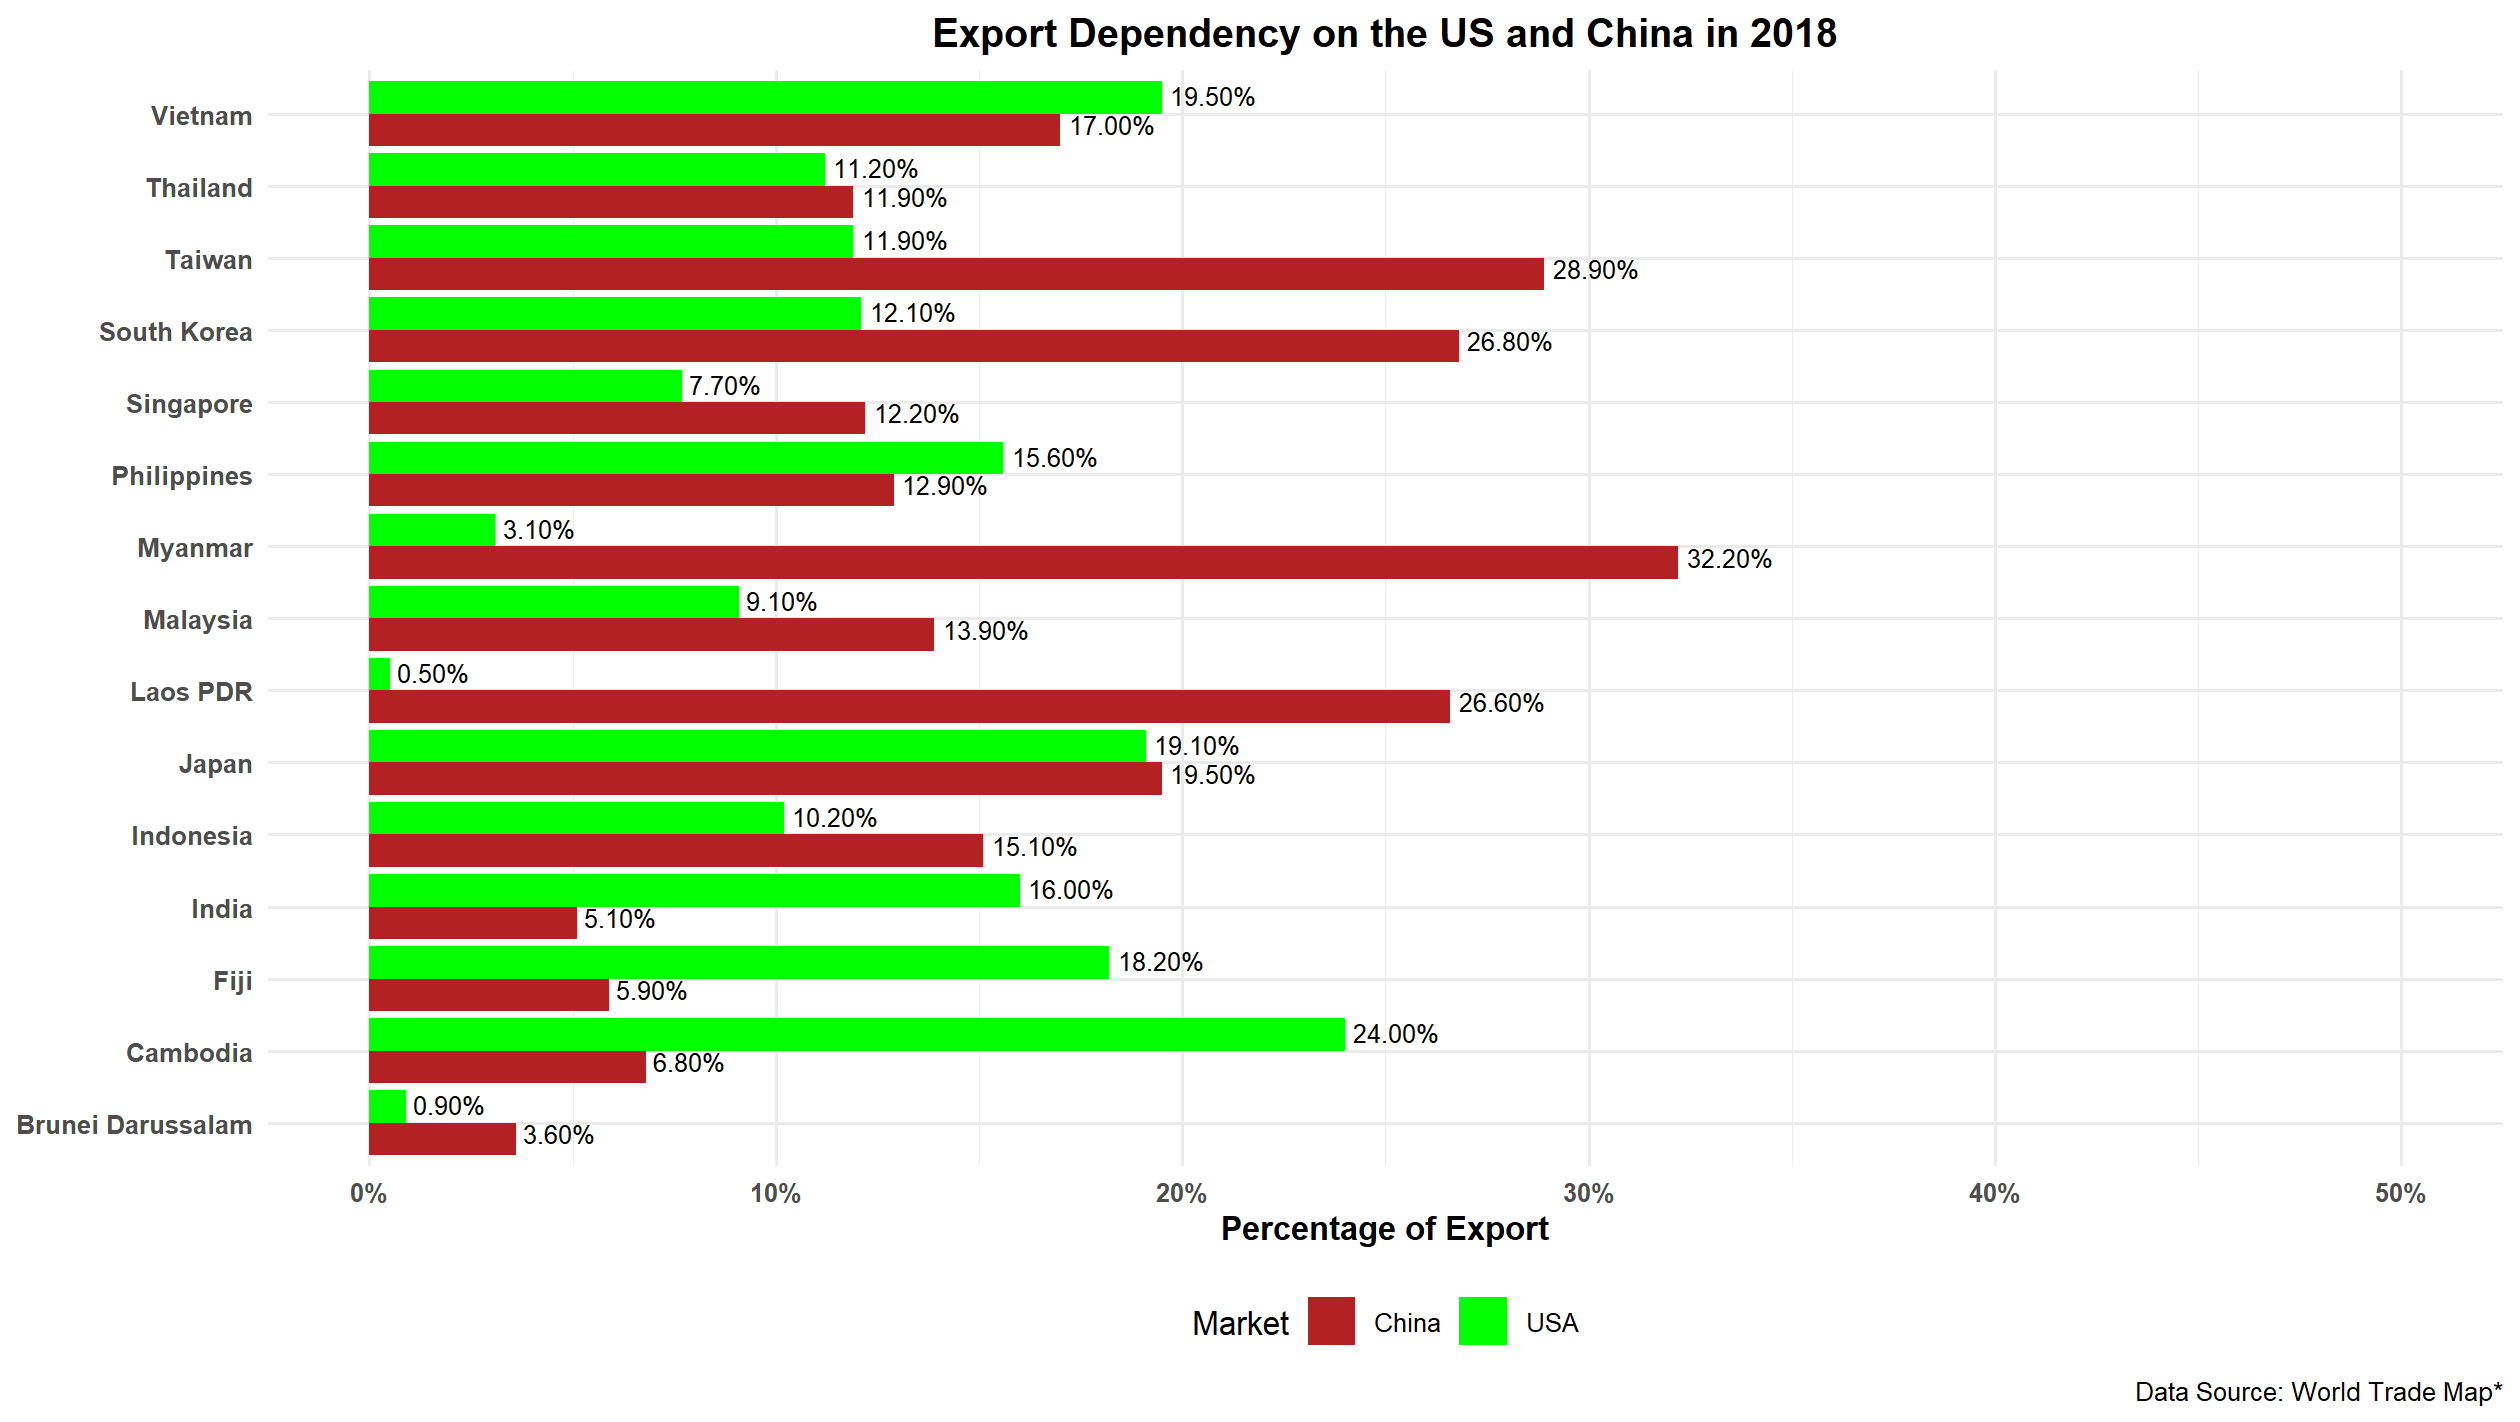

This chart was generated by the following R code:
library(readxl)
library(dplyr)
library(tidyr)
library(ggplot2)
library(scales)

# Load Excel
ExportDependency_data <- read_excel("C:/Users/User/OneDrive/Documents/Chow_research/ExportDependency2018/ExportDependency2018.xlsx", sheet = 1)

# Extract values for all countries
export_values <- data.frame(
  Country = c(
    "Japan", "South Korea", "Brunei Darussalam", "Fiji", 
    "India", "Indonesia", "Cambodia","Laos PDR", "Philippines", 
    "Singapore", "Thailand", "Vietnam", "Malaysia", "Taiwan", "Myanmar"
  ),
  China = c(
    ExportDependency_data[[2]][9],
    ExportDependency_data[[2]][18],
    ExportDependency_data[[2]][27],
    ExportDependency_data[[2]][37],
    ExportDependency_data[[2]][47],
    ExportDependency_data[[2]][57],
    ExportDependency_data[[2]][67],
    ExportDependency_data[[2]][77],
    ExportDependency_data[[2]][87],
    ExportDependency_data[[2]][97],
    ExportDependency_data[[2]][107],
    ExportDependency_data[[2]][117],
    ExportDependency_data[[2]][127],
    ExportDependency_data[[2]][137],
    ExportDependency_data[[2]][147]
  ),
  USA = c(
    ExportDependency_data[[2]][10],
    ExportDependency_data[[2]][19],
    ExportDependency_data[[2]][28],
    ExportDependency_data[[2]][38],
    ExportDependency_data[[2]][48],
    ExportDependency_data[[2]][58],
    ExportDependency_data[[2]][68],
    ExportDependency_data[[2]][78],
    ExportDependency_data[[2]][88],
    ExportDependency_data[[2]][98],
    ExportDependency_data[[2]][108],
    ExportDependency_data[[2]][118],
    ExportDependency_data[[2]][128],
    ExportDependency_data[[2]][138],
    ExportDependency_data[[2]][148]
  )
)

# Convert to numeric (important)
export_values <- export_values %>%
  mutate(across(c(China, USA), ~ round(as.numeric(.), 3)))

# Convert to long format for ggplot
export_long <- export_values %>%
  pivot_longer(cols = c("China", "USA"), names_to = "Market", values_to = "Dependency")

ggplot(export_long, aes(x = Country, y = Dependency, fill = Market)) +
  geom_bar(stat = "identity", position = position_dodge(width = 0.9)) +
  scale_fill_manual(values = c("China" = "firebrick", "USA" = "green")) +
  labs(
    caption = "Data Source: World Trade Map*",
    title = "Export Dependency on the US and China in 2018",
    y = "Percentage of Export",
    x = NULL
  ) +
  theme_minimal() +
  theme(
    axis.text.x = element_text(angle = 0, hjust = 0.5, face = "bold"),
    axis.text.y = element_text(face = "bold"),
    axis.title.x = element_text(face = "bold"),
    plot.title = element_text(hjust = 0.5, face = "bold"),
    legend.position = "bottom"
  ) +
  geom_text(
    aes(label = percent(Dependency)),
    position = position_dodge(width = 0.8),
    hjust = -0.1,
    vjust = 0.3,
    size = 3
  ) +
  scale_y_continuous(labels = percent_format(accuracy = 1), limits = c(0, 0.5)) +
  coord_flip()
